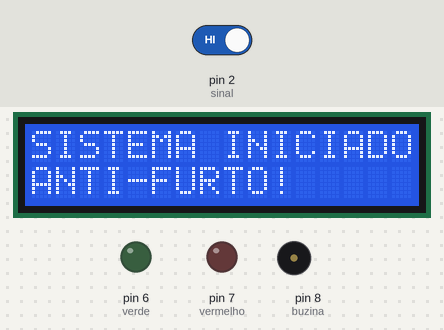
Recording of a sketch running on a simulated Arduino Uno, built with avr-gcc and run on an emulated ATmega328P. On the bench: 16×2 character LCD, output pins drawn as LEDs (lit = HIGH), buzzer (waves = sounding, pin HIGH). The test bench sets the inputs (shaded band); at power-on: pin 2 (sinal) HIGH. What the sketch prints to the serial monitor is not drawn.

Above: at 0.7 s.
At 2.8 s:
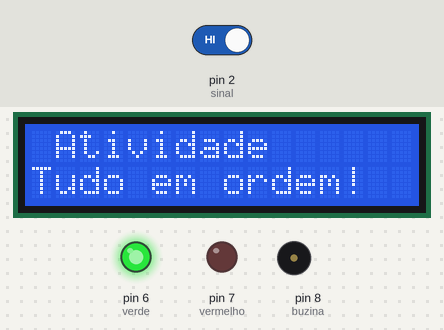
2.9 s: pin 2 (sinal) driven LOW
At 6.8 s:
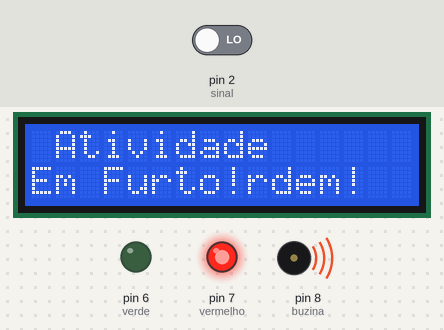
7.9 s: pin 2 (sinal) driven HIGH
At 10.7 s:
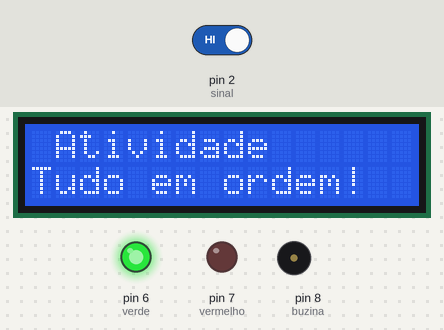
Timing chart, 0 to 12.2 s (numbered marks = the images above; inputs shaded):
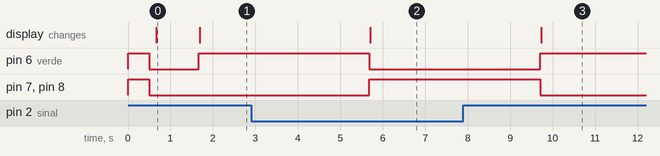

Measured:
- after the input at 2.9 s, pin 6 (verde): HIGH → LOW after 2.8 s; pin 7 (vermelho), pin 8 (buzina): LOW → HIGH after 2.8 s; the display: changes after 2.8 s (image 2)
- after the input at 7.9 s, pin 6 (verde): LOW → HIGH after 1.8 s; pin 7 (vermelho), pin 8 (buzina): HIGH → LOW after 1.8 s; the display: changes after 1.8 s (image 3)
- what the display in image 0 shows lasts 1.0 s, from 0.7 s to 1.7 s

The sketch:

ANTI_FURTO_DE_ENERGIA.ino
```cpp
#include <Wire.h>
#include <LiquidCrystal_I2C.h>
#define endereco 0x27
#define colunas 16
#define linhas  2
#define vermelho 7
#define verde 6
#define sinal 2
#define buzina 8


LiquidCrystal_I2C lcd(endereco, colunas, linhas);//SDA porta A4 e SCL porta A5

int valor_sinal;

void setup() {
  pinMode(buzina, OUTPUT); // Configura o pino do buzzer como saída
  pinMode(sinal, INPUT); // Configura o pino do sensor de corrente como entrada
  pinMode(vermelho,OUTPUT);
  pinMode(verde,OUTPUT);
  Serial.begin(9600); // Inicializa a comunicação serial

  digitalWrite(vermelho,HIGH);
  digitalWrite(verde,HIGH);
  digitalWrite(buzina,HIGH);
  delay(500);

  digitalWrite(vermelho,LOW);
  digitalWrite(verde,LOW);
  digitalWrite(buzina,LOW);

  lcd.init();
  lcd.backlight();
  lcd.clear();
  lcd.begin(16, 2); // Initialize LCD

  lcd.clear();
  lcd.setCursor(0,0); // informacao do lcd
  lcd.print("SISTEMA INICIADO!"); // informacao do lcd
  lcd.setCursor(0,1); // informacao do lcd
  lcd.print("ANTI-FURTO!"); // informacao do lcd
  lcd.setCursor(7,1); // informacao do lcd
  delay(1000);
  lcd.clear();
}

void loop()
{
  int valor_sinal = digitalRead(sinal); // Lê o valor do sensor de corrente

  Serial.print("Corrente: ");
  Serial.print(valor_sinal);
  Serial.println(" A");

  if (valor_sinal == 0)
  {
    digitalWrite(buzina, HIGH); // Liga o buzzer
    digitalWrite(vermelho,HIGH);
    digitalWrite(verde,LOW);
    lcd.setCursor(1,0);
    lcd.print("Atividade");
    lcd.setCursor(0,1);
    lcd.print("Em Furto!");
    delay(4000);

  }

  else {

    digitalWrite(buzina, LOW);
    digitalWrite(vermelho,LOW);
    digitalWrite(verde,HIGH);
    lcd.setCursor(1,0);
    lcd.print("Atividade");
    lcd.setCursor(0,1);
    lcd.print("Tudo em ordem!");
    delay(4000);
  }
}
```
